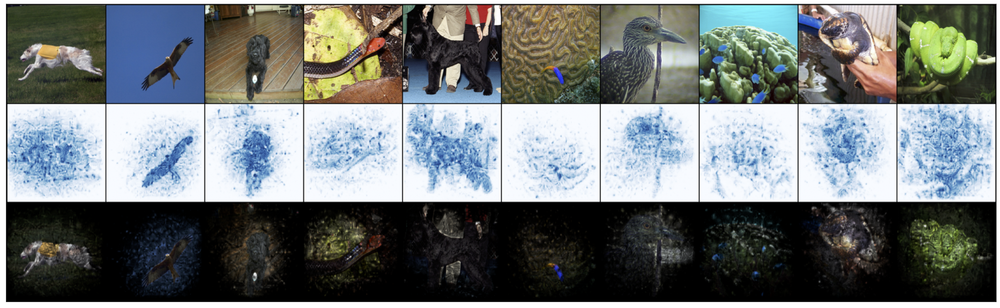
#> input picture CognitiveDistillation/pytorch/examples/BadNetImageNet_rn18_logits_layer_clean.png, 1000 x 308 px, shrunk from 1691 x 521 before the run
$ python -i MSCN.py   (imports and definitions only)   (older library calls are emulated)
#> lines starting #> are read from the running program, lines starting #| are printed output that depends on the picture
import collections
import numpy as np
import scipy.signal as signal
import scipy.special as special
import matplotlib.pyplot as plt
import skimage.io
import skimage.transform
import PIL
import scipy.misc
import skimage
import imageio
from itertools import chain
import pickle


def scale_features(features, min_, max_):

    return -1 + (2.0 / (max_ - min_) * (features - min_))

def normalize_kernel(kernel):
    return kernel / np.sum(kernel)


def gaussian_kernel2d(n, sigma):
    Y, X = np.indices((n, n)) - int(n / 2)
    gaussian_kernel = 1 / (2 * np.pi * sigma ** 2) * np.exp(-(X ** 2 + Y ** 2) / (2 * sigma ** 2))
    return normalize_kernel(gaussian_kernel)


def local_mean(image, kernel):
    return signal.convolve2d(image, kernel, 'same')


def local_deviation(image, local_mean, kernel):
    sigma = image ** 2
    sigma = signal.convolve2d(sigma, kernel, 'same')
    return np.sqrt(np.abs(local_mean ** 2 - sigma))


def calculate_mscn_coefficients(img, kernel_size, sigma):
    C = 1 / 255

    # TensorFlow uses channel-last format (H, W, C), no need to transpose
    img = img.astype(np.float32)

    # img = (np.asarray(img) / 255.0).astype(np.float32)
    # img=np.reshape(img,(np.shape(img)[0],np.shape(img)[1],np.shape(img)[2]))
    if img.shape[2]!=1:
        img=skimage.color.rgb2gray(img)
    else:
        img = np.reshape(img, (img.shape[0], img.shape[1]))

    kernel = gaussian_kernel2d(kernel_size, sigma=sigma)
    local_mean = signal.convolve2d(img, kernel, 'same')
    local_var = local_deviation(img, local_mean, kernel)
    a = (img - local_mean) / (local_var + C)
    return a#np.reshape(a, (-1,)) #np.reshape(a,np.shape(img)[0]*np.shape(img)[1]*np.shape(img)[2])
def mscn_histogram(x,bins):
    n,_ = np.histogram(x.ravel(), bins=(bins-1), range=(-2.0,2.0))
    n = n / np.max(n)
    return n
def generalized_gaussian_dist(x, alpha, sigma):
    beta = sigma * np.sqrt(special.gamma(1 / alpha) / special.gamma(3 / alpha))

    coefficient = alpha / (2 * beta * special.gamma(1 / alpha))
    return coefficient * np.exp(-(np.abs(x) / beta) ** alpha)
def asymmetric_generalized_gaussian(x, nu, sigma_l, sigma_r):
    def beta(sigma):
        return sigma * np.sqrt(special.gamma(1 / nu) / special.gamma(3 / nu))

    coefficient = nu / ((beta(sigma_l) + beta(sigma_r)) * special.gamma(1 / nu))
    f = lambda x, sigma: coefficient * np.exp(-(x / beta(sigma)) ** nu)

    return np.where(x < 0, f(-x, sigma_l), f(x, sigma_r))
def asymmetric_generalized_gaussian_fit(x):
    def estimate_phi(alpha):
        numerator = special.gamma(2 / alpha) ** 2
        denominator = special.gamma(1 / alpha) * special.gamma(3 / alpha)
        return numerator / denominator

    def estimate_r_hat(x):
        size = np.prod(x.shape)
        return (np.sum(np.abs(x)) / size) ** 2 / (np.sum(x ** 2) / size)

    def estimate_R_hat(r_hat, gamma):
        numerator = (gamma ** 3 + 1) * (gamma + 1)
        denominator = (gamma ** 2 + 1) ** 2
        return r_hat * numerator / denominator

    def mean_squares_sum(x, filter = lambda z: z == z):
        filtered_values = x[filter(x)]
        squares_sum = np.sum(filtered_values ** 2)
        return squares_sum / ((filtered_values.shape))

    def estimate_gamma(x):
        left_squares = mean_squares_sum(x, lambda z: z < 0)
        right_squares = mean_squares_sum(x, lambda z: z >= 0)

        return np.sqrt(left_squares) / np.sqrt(right_squares)

    def estimate_alpha(x):
        r_hat = estimate_r_hat(x)
        gamma = estimate_gamma(x)
        R_hat = estimate_R_hat(r_hat, gamma)

        solution = scipy.optimize.root(lambda z: estimate_phi(z) - R_hat, [0.2]).x

        return solution[0]

    def estimate_sigma(x, alpha, filter = lambda z: z < 0):
        return np.sqrt(mean_squares_sum(x, filter))

    def estimate_mean(alpha, sigma_l, sigma_r):
        return (sigma_r - sigma_l) * constant * (special.gamma(2 / alpha) / special.gamma(1 / alpha))

    alpha = estimate_alpha(x)
    sigma_l = estimate_sigma(x, alpha, lambda z: z < 0)
    sigma_r = estimate_sigma(x, alpha, lambda z: z >= 0)

    constant = np.sqrt(special.gamma(1 / alpha) / special.gamma(3 / alpha))
    mean = estimate_mean(alpha, sigma_l, sigma_r)

    return alpha, mean, sigma_l, sigma_r

def calculate_ggd_aggd(image,coefficients_name, kernel_size=7, sigma=7/6):
    mscn_coefficients = calculate_mscn_coefficients(image, kernel_size, sigma)

    alpha, mean, sigma_l, sigma_r = asymmetric_generalized_gaussian_fit(mscn_coefficients)
    if coefficients_name == 'GGD':
       var = (sigma_l**2 + sigma_r**2) / 2

       x=[alpha, var[0]]
       return np.reshape(x,(2))

    elif coefficients_name== 'AGGD':
        x=[alpha,mean, sigma_l**2, sigma_r**2]
        return np.reshape(x,(4))
    else :
        return mscn_coefficients

def calculate_pair_product_coefficients(mscn_coefficients):
    return collections.OrderedDict({
        'GGD': mscn_coefficients,
        'horizontal': mscn_coefficients[:, :-1] * mscn_coefficients[:, 1:],
        'vertical': mscn_coefficients[:-1, :] * mscn_coefficients[1:, :],
        'main_diagonal': mscn_coefficients[:-1, :-1] * mscn_coefficients[1:, 1:],
        'secondary_diagonal': mscn_coefficients[1:, :-1] * mscn_coefficients[:-1, 1:]
    })

def calculate_brisque_features(image, kernel_size=7, sigma=7/6):
    def calculate_features(coefficients_name, coefficients, accum=np.array([])):
        alpha, mean, sigma_l, sigma_r = asymmetric_generalized_gaussian_fit(coefficients)

        if coefficients_name == 'GGD':
            var = (sigma_l ** 2 + sigma_r ** 2) / 2
            return [alpha, var[0]]

        return [alpha, mean[0], sigma_l[0] ** 2, sigma_r[0] ** 2]

    mscn_coefficients = calculate_mscn_coefficients(image, kernel_size, sigma)
    coefficients = calculate_pair_product_coefficients(mscn_coefficients)

    features = [calculate_features(name, coeff) for name, coeff in coefficients.items()]
    flatten_features = list(chain.from_iterable(features))

    return np.array(flatten_features)

>>> import cv2
>>> picture = cv2.cvtColor(cv2.imread('../../../CognitiveDistillation/pytorch/examples/BadNetImageNet_rn18_logits_layer_clean.png'), cv2.COLOR_BGR2RGB)
>>> result = calculate_brisque_features(picture)
#> in calculate_mscn_coefficients, `img=skimage.color.rgb2gray(img)`:
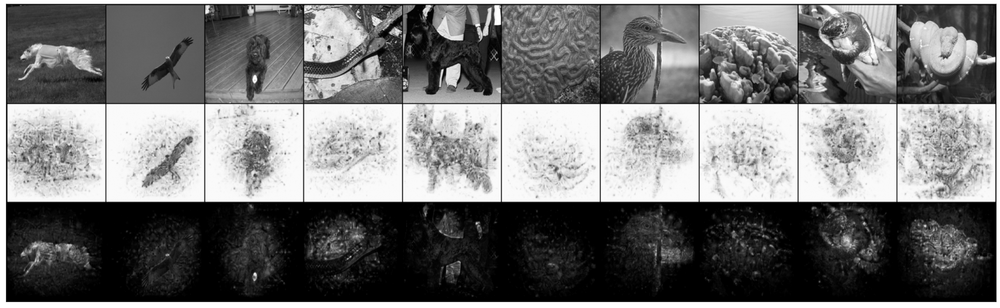
#> img: shape (308, 1000) float32; min 0, max 255, mean 118.7
#> in calculate_mscn_coefficients, `local_mean = signal.convolve2d(img, kernel, 'same')`:
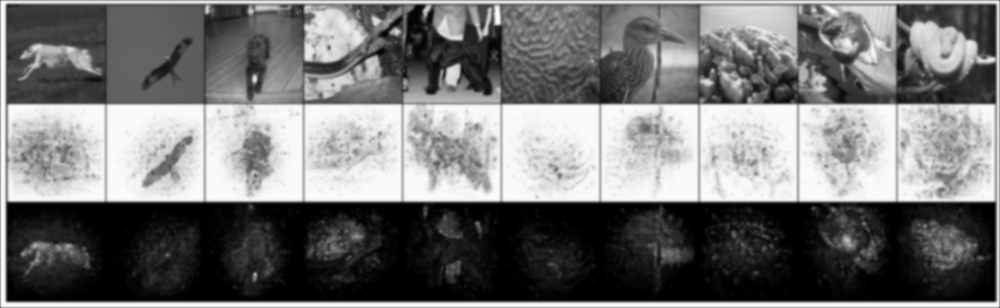
#> local_mean: shape (308, 1000) float64; min 0, max 254.9, mean 117.8
#> in local_deviation, `sigma = image ** 2`:
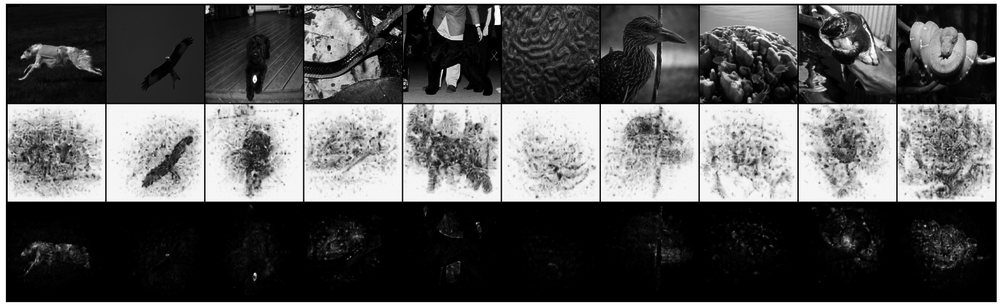
#> sigma: shape (308, 1000) float32; min 0, max 65025, mean 23077.2; drawn with min black and max white
#> in local_deviation, `sigma = signal.convolve2d(sigma, kernel, 'same')`:
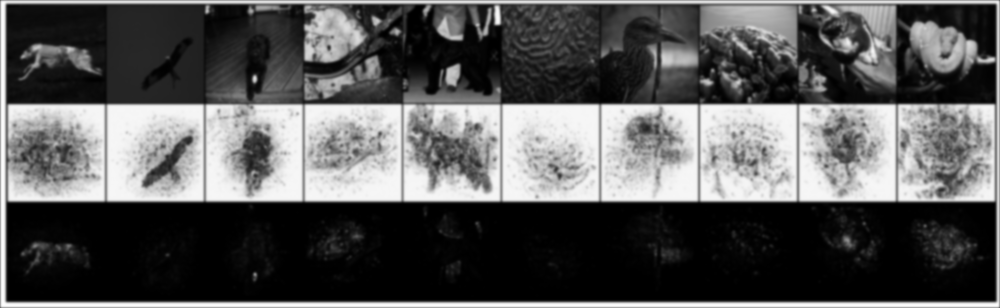
#> sigma: shape (308, 1000) float64; min 0, max 64985.8, mean 22838.9; drawn with min black and max white
#> in local_deviation, `return np.sqrt(np.abs(local_mean ** 2 - sigma))`:
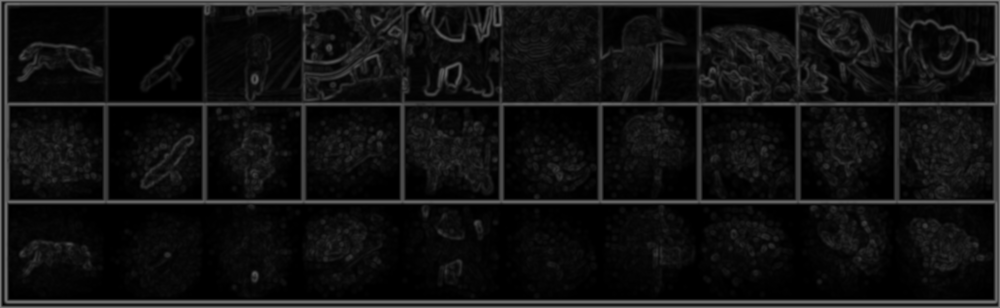
#> returned value: shape (308, 1000) float64; min 0, max 126.9, mean 18.2
#> in calculate_mscn_coefficients, `a = (img - local_mean) / (local_var + C)`:
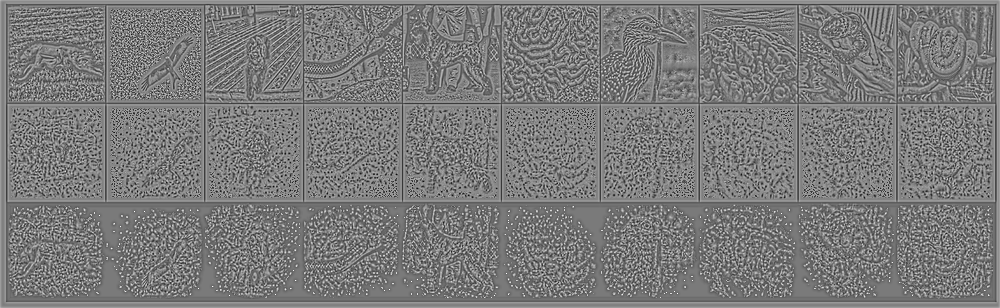
#> a: shape (308, 1000) float64; min -2.51, max 2.71, mean 0.00934; drawn with min black and max white
#> in calculate_brisque_features, `coefficients = calculate_pair_product_coefficients(mscn_coefficients)`: coefficients = 5 items
#> in calculate_brisque_features, `features = [calculate_features(name, coeff) for name, coeff in coeffic..`: features = [[2.08, 0.379], [0.696, 0.0514, 0.134, 0.2], [0.683, 0.0745, 0.12, 0.217], [0.768, -0.064, 0.196, 0.119], [0.753, -0.0403, 0.18, 0.132]]
#> in calculate_brisque_features, `flatten_features = list(chain.from_iterable(features))`: flatten_features = [2.08, 0.379, 0.696, 0.0514, 0.134, 0.2, 0.683, 0.0745, 0.12, 0.217, 0.768, -0.064, 0.196, 0.119, 0.753, -0.0403, 0.18, 0.132]
#> result = 18 values, max 2.08 at index 0, min -0.064 at index 11, mean 0.371
